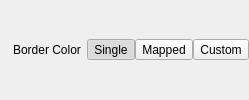
               <widget class="QWidget" name="border_color_header" native="true">
                <layout class="QHBoxLayout" name="layout_point_size_mode_buttons_3">
                 <property name="spacing">
                  <number>0</number>
                 </property>
                 <property name="leftMargin">
                  <number>0</number>
                 </property>
                 <property name="topMargin">
                  <number>0</number>
                 </property>
                 <property name="rightMargin">
                  <number>0</number>
                 </property>
                 <property name="bottomMargin">
                  <number>0</number>
                 </property>
                 <item alignment="Qt::AlignmentFlag::AlignLeft">
                  <widget class="QWidget" name="group_icon_border_color" native="true">
                   <property name="sizePolicy">
                    <sizepolicy hsizetype="Expanding" vsizetype="Preferred">
                     <horstretch>0</horstretch>
                     <verstretch>0</verstretch>
                    </sizepolicy>
                   </property>
                   <layout class="QHBoxLayout" name="horizontalLayout_11">
                    <property name="spacing">
                     <number>6</number>
                    </property>
                    <property name="leftMargin">
                     <number>0</number>
                    </property>
                    <property name="topMargin">
                     <number>0</number>
                    </property>
                    <property name="rightMargin">
                     <number>6</number>
                    </property>
                    <property name="bottomMargin">
                     <number>0</number>
                    </property>
                    <item>
                     <widget class="QLabel" name="label_uniform_border_color_icon">
                      <property name="toolTip">
                       <string>border color</string>
                      </property>
                      <property name="text">
                       <string/>
                      </property>
                      <property name="pixmap">
                       <pixmap>../../shared/icons/material/border_color.svg</pixmap>
                      </property>
                      <property name="iconName" stdset="0">
                       <string>border_color</string>
                      </property>
                      <property name="iconSize" stdset="0">
                       <number>20</number>
                      </property>
                     </widget>
                    </item>
                    <item>
                     <widget class="QLabel" name="label_border_color">
                      <property name="text">
                       <string>Border Color</string>
                      </property>
                     </widget>
                    </item>
                   </layout>
                  </widget>
                 </item>
                 <item>
                  <widget class="QWidget" name="border_color_page_buttons" native="true">
                   <property name="sizePolicy">
                    <sizepolicy hsizetype="Fixed" vsizetype="Preferred">
                     <horstretch>0</horstretch>
                     <verstretch>0</verstretch>
                    </sizepolicy>
                   </property>
                   <layout class="QHBoxLayout" name="horizontalLayout_12">
                    <property name="spacing">
                     <number>0</number>
                    </property>
                    <property name="leftMargin">
                     <number>0</number>
                    </property>
                    <property name="topMargin">
                     <number>0</number>
                    </property>
                    <property name="rightMargin">
                     <number>0</number>
                    </property>
                    <property name="bottomMargin">
                     <number>0</number>
                    </property>
                    <item>
                     <widget class="QToolButton" name="button_border_color_uniform">
                      <property name="toolTip">
                       <string>Use one border color</string>
                      </property>
                      <property name="sizePolicy">
                       <sizepolicy hsizetype="Fixed" vsizetype="Fixed">
                        <horstretch>0</horstretch>
                        <verstretch>0</verstretch>
                       </sizepolicy>
                      </property>
                      <property name="text">
                       <string>Single</string>
                      </property>
                      <property name="checkable">
                       <bool>true</bool>
                      </property>
                      <property name="checked">
                       <bool>true</bool>
                      </property>
                     </widget>
                    </item>
                    <item>
                     <widget class="QToolButton" name="button_border_color_mapped">
                      <property name="toolTip">
                       <string>Color borders by metadata</string>
                      </property>
                      <property name="sizePolicy">
                       <sizepolicy hsizetype="Fixed" vsizetype="Fixed">
                        <horstretch>0</horstretch>
                        <verstretch>0</verstretch>
                       </sizepolicy>
                      </property>
                      <property name="text">
                       <string>Mapped</string>
                      </property>
                      <property name="checkable">
                       <bool>true</bool>
                      </property>
                     </widget>
                    </item>
                    <item>
                     <widget class="QToolButton" name="button_border_color_conditional">
                      <property name="toolTip">
                       <string>Color borders using rules</string>
                      </property>
                      <property name="sizePolicy">
                       <sizepolicy hsizetype="Fixed" vsizetype="Fixed">
                        <horstretch>0</horstretch>
                        <verstretch>0</verstretch>
                       </sizepolicy>
                      </property>
                      <property name="text">
                       <string>Custom</string>
                      </property>
                      <property name="checkable">
                       <bool>true</bool>
                      </property>
                     </widget>
                    </item>
                   </layout>
                  </widget>
                 </item>
                </layout>
               </widget>
